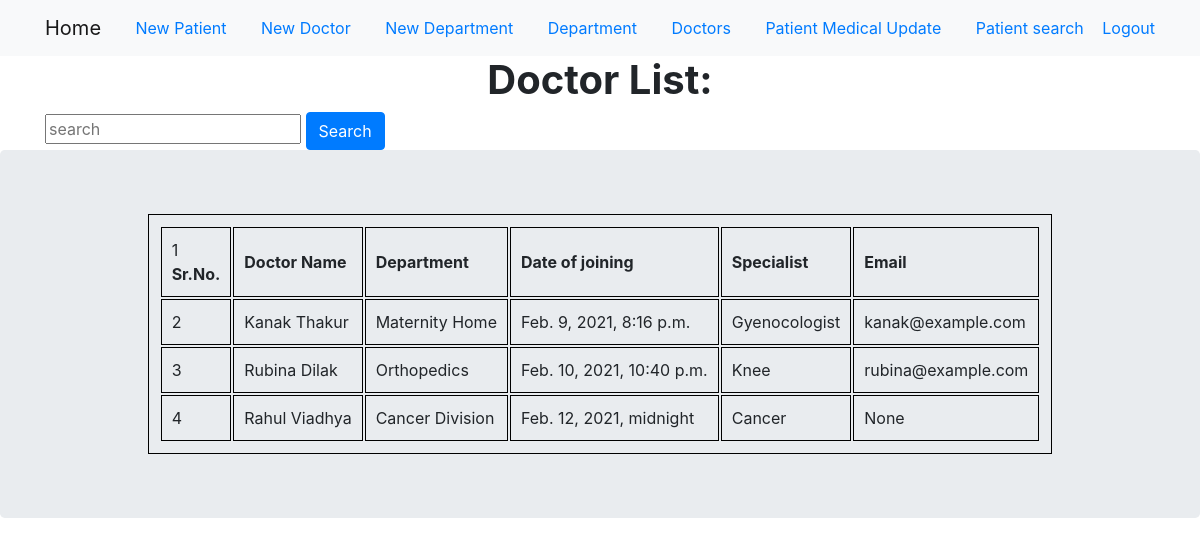
The page /doctor/list/ (signed in) on the database its author committed.
### HMS/models.py (models this page shows, shortened)
class Doctor(models.Model):
    name = models.CharField(max_length=100)
    email = models.EmailField(blank=True, null=True)
    dob = models.DateTimeField(blank=True)
    doj = models.DateTimeField(default=datetime.now())
    degree = models.CharField(max_length=100, blank=True, null=True)
    department = models.ForeignKey(Department, on_delete=models.SET_NULL, null=True, blank=True,
                                   related_name='in_doctor')
    specialist = models.CharField(max_length=100, default="None")
    surgeon = models.BooleanField(default=False)

class Department(models.Model):
    department_name = models.CharField(max_length=100, unique=True)
    location = models.TextField(blank=True, null=True, default="")
    def __str__(self):
        return self.department_name

### HMS/views.py (the view)
# urls.py: path('doctor/list/',views.DoctorList.as_view(), name='doctor_list'),
class DoctorList(LoginRequiredMixin, ListView):
    model = Doctor
    fields = '__all__'

### HMS/templates/HMS/doctor_list.html (shortened to what this page needs)
{% extends 'layout.html' %}
{% block content %}
<h1 class="heading"><strong><center>Doctor List:</center></strong></h1>
<div class="container">
    <form action="{% url 'HMS:doctor_search' %}" method="GET">
     <input type="text" name="q" placeholder="search" value="{{request.GET.q}}">
        <input type="submit" class="btn btn-primary" name="submit" value="Search">
    </form>
</div>
{% if submitbutton %}
<h2>Result for the {{request.GET.q}}</h2>
{% if object_list %}
   {% include 'HMS/_doctor.html'%}
{% else %}
    No Result found
{% endif %}
{% else %}
{% include 'HMS/_doctor.html' %}
{% endif %}
{% endblock %}

### templates/layout.html (shortened to what this page needs)
<!DOCTYPE html>
{% load static %}
<html lang="en" dir="ltr">
  <head>
      <link href="https://cdn.jsdelivr.net/npm/bootstrap@5.0.0-beta1/dist/css/bootstrap.min.css" rel="stylesheet">
      <link rel="stylesheet" href="https://stackpath.bootstrapcdn.com/bootstrap/4.1.3/css/bootstrap.min.css">
      <link rel="stylesheet" href="{% static 'css/custom.css' %}">
  </head>
  <body>
      <div class="navbar navbar-expand-lg navbar-light bg-light">
          <div class="container">
              <a class="navbar-brand" href="{% url 'home' %}">Home</a>
              {% if user.is_authenticated %}
              <a class="nav-item nav-link align-item-right" href="{% url 'HMS:create_patient' %}">New Patient</a>
              <a class="nav-item nav-link align-item-right" href="{% url 'HMS:create_doctor' %}">New Doctor</a>
              <a class="nav-item nav-link align-item-right" href="{% url 'HMS:create_department' %}">New Department</a>
              <a class="nav-item nav-link align-item-right" href="{% url 'HMS:department_list' %}">Department</a>
              <a class="nav-item nav-link align-item-right" href="{% url 'HMS:doctor_list' %}">Doctors</a>
              <a class="nav-item nav-link align-item-right" href="{% url 'HMS:create_doctorpatientrelation' %}">Patient Medical Update</a>
              <a class="nav-item nav-link align-item-right" href="{% url 'HMS:patient_list' %}">Patient search</a>
                  <div class ="nav-item align-item-right">
                  <a href="{% url 'logout' %}">Logout</a>
                </div>
              {% else %}
                <div class ="nav-item d-flex">
                  <a class="nav-item nav-link" href="{% url 'login' %}">Login</a>
                  <a class="nav-item nav-link" href="{% url 'registertype' %}">Register</a>
                </div>
              {% endif %}
          </div>
      </div>
{% block content %}
  {% endblock %}
  </body>
</html>

### HMS/templates/HMS/_doctor.html
<div class="jumbotron ">
    <center>
<table>
    <tr>
        <td width="50px">
            <strong>Sr.No.</strong>
        </td>
        <td>
            <strong>Doctor Name</strong>
        </td>
        <td>
            <strong>Department</strong>
        </td>
        <td>
            <strong>Date of joining</strong>
        </td>
        <td>
            <strong>Specialist</strong>
        </td>
        <td>
            <strong>Email</strong>
        </td>
    </tr>
{% for obj in object_list %}
<tr>
    <td>
    </td>
    <td>
        {{obj.name}}
    </td>
    <td>
        {{obj.department}}
    </td>
    <td>
        {{obj.doj}}
    </td>
    <td>
        {{obj.specialist}}
    </td>
    <td>
        {{obj.email}}
    </td>
</tr>
{% empty %}
    <tr>
        <td>
            No Department
        </td>
    </tr>
{% endfor %}
</table>
        </center>
    </div>

### static/css/custom.css (style rules this page uses)
table,tr,td { border:1px solid black; padding: 10px; border-collapse: separate; width: }
body { counter-reset: count-value; }
tr td:first-child:before { counter-increment:count-value; content:counter(count-value); }

### rows shown on the page
Doctor: name "Kanak Thakur", department "Maternity Home", doj "Feb. 9, 2021, 8:16 p.m.", specialist "Gyenocologist", email "kanak@example.com"
Doctor: name "Rubina Dilak", department "Orthopedics", doj "Feb. 10, 2021, 10:40 p.m.", specialist "Knee", email "rubina@example.com"
Doctor: name "Rahul Viadhya", department "Cancer Division", doj "Feb. 12, 2021, midnight", specialist "Cancer", email "None"
